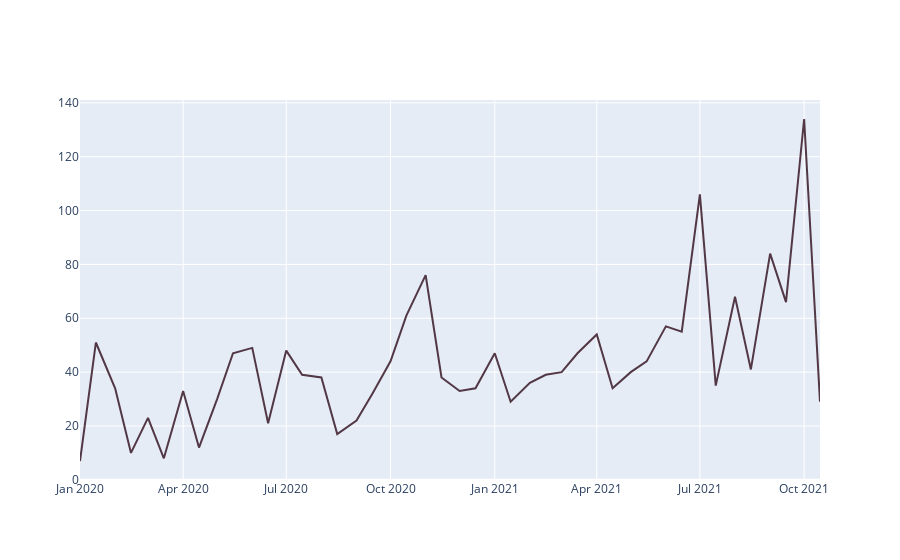

The notebook cell this image was saved under:
### Code cell
date15hul=Hulu_.groupby(pd.Grouper(key="date_added", freq="SMS"))


dfe=date15hul.count()

trace2 = go.Scatter(
                    x = dfe.index,
                    y = dfe['title'],
                    name = 'Hulu',
                    mode= 'lines',
                    marker = dict(color = 'rgba(45, 11, 26, 0.8)'))
fig=go.Figure(trace2)
iplot(fig)

### Figure 1 — Plotly figure (JSON) as saved in the notebook; plotly's stock layout.template omitted (floating-point values rounded to 4 significant figures)
{"data": [{"marker": {"color": "rgba(45, 11, 26, 0.8)"}, "mode": "lines", "name": "Hulu", "type": "scatter", "x": ["2020-01-01T00:00:00", "2020-01-15T00:00:00", "2020-02-01T00:00:00", "2020-02-15T00:00:00", "2020-03-01T00:00:00", "2020-03-15T00:00:00", "2020-04-01T00:00:00", "2020-04-15T00:00:00", "2020-05-01T00:00:00", "2020-05-15T00:00:00", "2020-06-01T00:00:00", "2020-06-15T00:00:00", "2020-07-01T00:00:00", "2020-07-15T00:00:00", "2020-08-01T00:00:00", "2020-08-15T00:00:00", "2020-09-01T00:00:00", "2020-09-15T00:00:00", "2020-10-01T00:00:00", "2020-10-15T00:00:00", "2020-11-01T00:00:00", "2020-11-15T00:00:00", "2020-12-01T00:00:00", "2020-12-15T00:00:00", "2021-01-01T00:00:00", "2021-01-15T00:00:00", "2021-02-01T00:00:00", "2021-02-15T00:00:00", "2021-03-01T00:00:00", "2021-03-15T00:00:00", "2021-04-01T00:00:00", "2021-04-15T00:00:00", "2021-05-01T00:00:00", "2021-05-15T00:00:00", "2021-06-01T00:00:00", "2021-06-15T00:00:00", "2021-07-01T00:00:00", "2021-07-15T00:00:00", "2021-08-01T00:00:00", "2021-08-15T00:00:00", "2021-09-01T00:00:00", "2021-09-15T00:00:00", "2021-10-01T00:00:00", "2021-10-15T00:00:00"], "y": [7, 51, 34, 10, 23, 8, 33, 12, 30, 47, 49, 21, 48, 39, 38, 17, 22, 32, 44, 61, 76, 38, 33, 34, 47, 29, 36, 39, 40, 47, 54, 34, 40, 44, 57, 55, 106, 35, 68, 41, 84, 66, 134, 29]}], "layout": {}}
